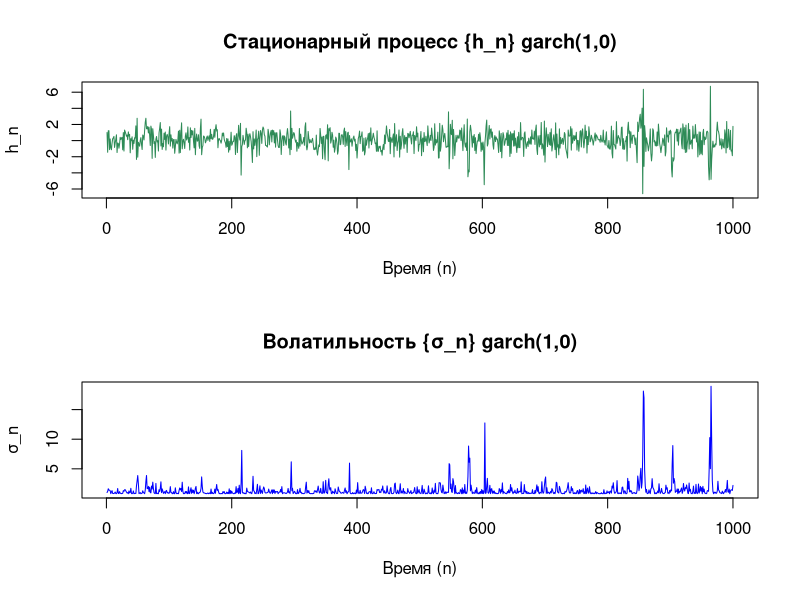
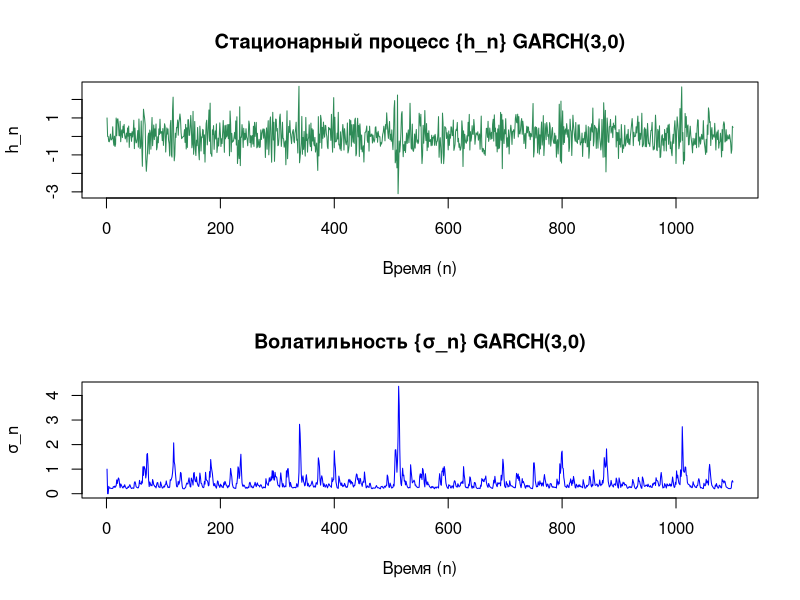
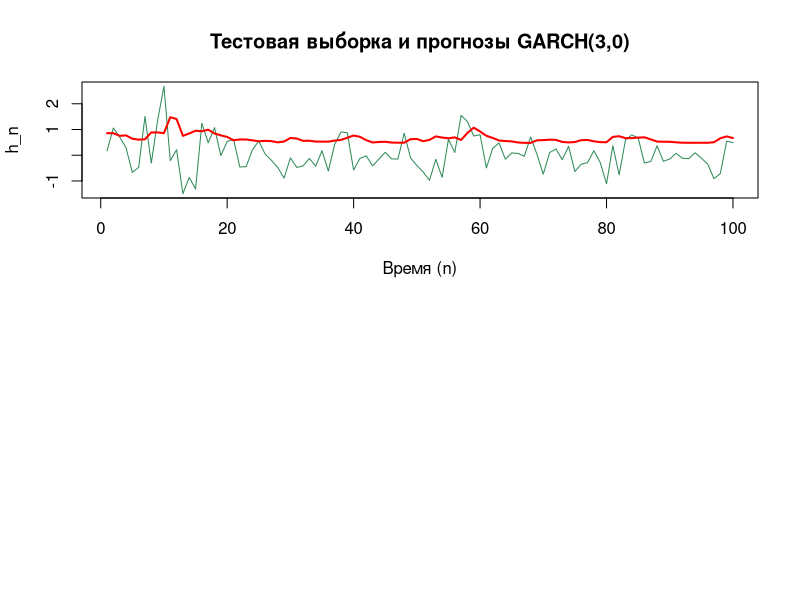

Recreate these plots in R, in order.
# Проверка наличия библиотеки tseries
if (!require(tseries)) {
  install.packages("tseries")  # Установка пакета, если он не установлен
}
library(tseries)

# set.seed(123) # На случай если нужно получать одни и те же случ числа
                # Напрмер что бы сравнивать методы оценки мнк и garch 

# Задание 1 ----

# Функция для моделирования процесса garch(1,0)
garch_process <- function(a0, a1, num_obs, initial_volatility = 1, initial_process_value = 1) {
  if (a0 <= 0) stop("a0 должно быть положительным")  # Проверка, что a0 положительно
  if (a1 <= 0 || a1 >= 1) stop("a1 должно быть в диапазоне (0, 1)")  # Проверка диапазона a1
  
  process_values <- numeric(num_obs)  # Инициализация вектора значений процесса
  volatility <- numeric(num_obs)       # Инициализация вектора волатильности
  
  errors <- rnorm(num_obs, mean = 0, sd = 1)  # Генерация случайных ошибок
  volatility[1] <- initial_volatility          # Установка начальной волатильности
  process_values[1] <- initial_process_value   # Установка начального значения процесса
  
  # Основной цикл для вычисления значений процесса и волатильности
  for (t in 2:num_obs) {
    volatility[t] <- a0 + a1 * (process_values[t - 1])^2  # Вычисление волатильности
    process_values[t] <- sqrt(volatility[t]) * errors[t]    # Вычисление значений процесса
  }
  
  par(mfrow = c(2, 1))  # Разделение графиков на 2 строки
  plot(process_values, type = 'l', col = 'seagreen',
       main = 'Стационарный процесс {h_n} garch(1,0)', 
       ylab = 'h_n', xlab = 'Время (n)')  # График значений процесса
  
  plot(volatility, type = 'l', col = 'blue',
       main = 'Волатильность {σ_n} garch(1,0)', 
       ylab = 'σ_n', xlab = 'Время (n)')  # График волатильности
  
  return(process_values)  # Возврат значений процесса
}

# Генерация garch(1,0) с параметрами 
n <- 1000  # Количество наблюдений
a0 <- 0.8  # Значение a0
a1 <- 0.4  # Значение a1

result <- garch_process(a0, a1, n)  # Моделирование процесса garch(1,0)

# Задание 2 ----

# Оценка параметров a0 и a1 методом наименьших квадратов

# Функция для оценки a1
estimate_a1 <- function(h) {
  n <- length(h)  # Длина вектора h
  h_sq <- h^2     # Квадраты значений процесса
  
  # Вычисление необходимых сумм
  sum_h_sq <- sum(h_sq)                  # Сумма h^2
  sum_h_sq_lag <- sum(h_sq[-1])          # Сумма h^2 с лагом
  sum_h_sq_lag_sq <- sum(h_sq[-n]^2)     # Сумма (h^2)^2 с лагом
  sum_h_sq_product <- sum(h_sq[-1] * h_sq[-n])  # Сумма произведений
  
  # Вычисление коэффициента a1
  numerator <- (sum_h_sq_product / (n - 1)) - (sum_h_sq * sum_h_sq_lag) / (n^2)
  denominator <- (sum_h_sq_lag_sq / (n - 1)) - (sum_h_sq_lag / (n - 1))^2
  
  return(numerator / denominator)  # Возврат оценки a1
}

# Функция для оценки a0
estimate_a0 <- function(h, a1) {
  h_sq <- h^2  # Квадраты значений процесса
  return(mean(h_sq) - a1 * mean(h[-1]^2))  # Среднее значение h^2 минус влияние a1
}

# Вычисление оценок
est_a1 <- estimate_a1(result)   # Оценка a1
est_a0 <- estimate_a0(result, est_a1)   # Оценка a0

# Печать результатов оценки методом наименьших квадратов
cat("Оценка a0 методом наименьших квадратов:", est_a0, "\n")   # Вывод оценки a0
cat("Оценка a1 методом наименьших квадратов:", est_a1, "\n")   # Вывод оценки a1

# Задание 3 ----

# Оценка параметров a0 и a1 с использованием функции garch() из пакета tseries

# Формируем выборку h_n для оценки параметров
h_n <- result   # Используем результат моделирования как выборку

# Оценка параметров с помощью функции garch()
garch_fit <- garch(h_n, order = c(0, 1), trace = FALSE)   # Используем порядок (0, 1) для garch(1,0)

# Извлечение оценок параметров
est_a0_garch <- coef(garch_fit)[1]   # Оценка a0
est_a1_garch <- coef(garch_fit)[2]   # Оценка a1

# Печать результатов оценки методом garch()
cat("Оценка a0 методом garch():", est_a0_garch, "\n")   # Вывод оценки a0
cat("Оценка a1 методом garch():", est_a1_garch, "\n")   # Вывод оценки a1

# Выводы о сравнении оценок параметров
cat("\nСравнение оценок параметров:\n")
cat("Метод наименьших квадратов:\n")
cat("a0:", est_a0, ", a1:", est_a1, "\n")
cat("Метод garch():\n")
cat("a0:", est_a0_garch, ", a1:", est_a1_garch, "\n")

# Задание 4 ----

# Функция для моделирования процесса GARCH(3,0)
garch_process_3_0 <- function(a0, a1, a2, a3, num_obs, initial_volatility = 1, initial_process_value = 1) {
  # Проверка, что параметр a0 положительный
  if (a0 <= 0) stop("a0 должно быть положительным")
  # Проверка, что параметры a1, a2, a3 положительные и сумма (a1 + a2 + a3) меньше 1
  if (a1 <= 0 || a2 <= 0 || a3 <= 0 || (a1 + a2 + a3) >= 1) stop("Параметры должны удовлетворять условию 0 < a1 + a2 + a3 < 1")
  
  # Инициализация векторов для значений процесса и волатильности
  process_values <- numeric(num_obs)
  volatility <- numeric(num_obs)
  
  # Генерация случайных ошибок из нормального распределения
  errors <- rnorm(num_obs, mean = 0, sd = 1)
  
  # Установка начальных условий
  volatility[1] <- initial_volatility
  process_values[1] <- initial_process_value
  
  # Основной цикл для вычисления значений процесса GARCH(3,0)
  for (t in 4:num_obs) {
    # Вычисление волатильности на текущем шаге
    volatility[t] <- a0 + a1 * (process_values[t - 1])^2 + a2 * (process_values[t - 2])^2 + a3 * (process_values[t - 3])^2
    # Вычисление значений процесса на текущем шаге
    process_values[t] <- sqrt(volatility[t]) * errors[t]
  }
  
  # Разделение графиков на 2 строки
  par(mfrow = c(2, 1))
  # График значений процесса
  plot(process_values, type = 'l', col = 'seagreen', main = 'Стационарный процесс {h_n} GARCH(3,0)', ylab = 'h_n', xlab = 'Время (n)')
  # График волатильности
  plot(volatility, type = 'l', col = 'blue', main = 'Волатильность {σ_n} GARCH(3,0)', ylab = 'σ_n', xlab = 'Время (n)')
  
  # Возврат значений процесса и волатильности в виде списка
  return(list(process_values = process_values, volatility = volatility))
}

# Генерация процесса GARCH(3,0)
n <- 1100 # Количество наблюдений
a0 <- 0.2 # Значение параметра a0
a1 <- 0.3 # Значение параметра a1
a2 <- 0.2 # Значение параметра a2
a3 <- 0.1 # Значение параметра a3

# Вызов функции для генерации данных GARCH(3,0)
garch_data <- garch_process_3_0(a0, a1, a2, a3, n)
# Извлечение значений процесса
process_values <- garch_data$process_values

# Разделение на обучающую и тестовую выборки в соотношении 10:1
train_size <- floor(n / 11 * 10) # Размер обучающей выборки (10/11 от всех данных)
test_size <- n - train_size # Размер тестовой выборки (1/11 от всех данных)

# Создание обучающей выборки
train_data <- process_values[1:train_size]
# Создание тестовой выборки
test_data <- process_values[(train_size + 1):n]

# Оценка параметров (a0, a1, a2, a3) на обучающей выборке с помощью функции garch
garch_fit_3_0 <- garch(train_data, order = c(0, 3), trace = FALSE) # Оценка GARCH(3,0)
est_params <- coef(garch_fit_3_0) # Извлечение оцененных параметров (a0, a1, a2, a3)

# Прогнозирование на 1 шаг вперед для тестовой выборки
h_pred <- numeric(test_size) # Вектор для хранения прогнозов
# Цикл по каждому элементу тестовой выборки
for (t in 1:test_size) {
  idx <- train_size + t # Текущая позиция в тестовой выборке
  # Формула прогноза: h_n+1|n = a0 + a1*h_n^2 + a2*h_{n-1}^2 + a3*h_{n-2}^2
  h_pred[t] <- est_params[1] +
    est_params[2] * process_values[idx - 1]^2 + # Вклад a1
    est_params[3] * process_values[idx - 2]^2 + # Вклад a2
    est_params[4] * process_values[idx - 3]^2 # Вклад a3
}

# Наложение прогнозов на график тестовой выборки
plot(test_data, type = 'l', col = 'seagreen', main = 'Тестовая выборка и прогнозы GARCH(3,0)', ylab = 'h_n', xlab = 'Время (n)')
# График прогнозов (красный)
lines(sqrt(h_pred), col = 'red', lwd = 2)

# Вывод оцененных параметров
cat("Оцененные параметры:\n")
cat("a0:", est_params[1], "\n") # Вывод оценки a0
cat("a1:", est_params[2], "\n") # Вывод оценки a1
cat("a2:", est_params[3], "\n") # Вывод оценки a2
cat("a3:", est_params[4], "\n") # Вывод оценки a3
